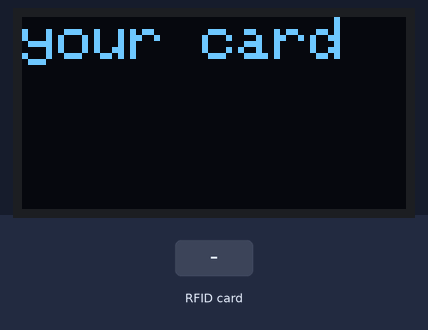
The sketch below on a simulated ESP32. Shown: 128×64 one-colour display. Inputs (shaded band) come from the test bench. Storage starts empty; what the sketch prints to the serial monitor is not drawn.

Above: at 2.3 s.
2.4 s: RFID card 5E 7A 19 C4 held to the reader
At 2.9 s:
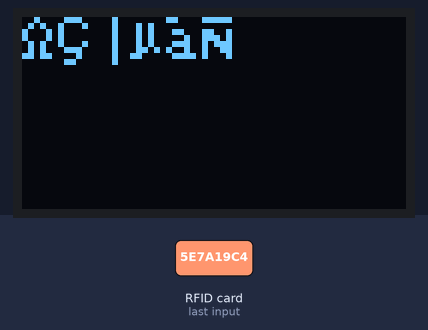
At 5.4 s:
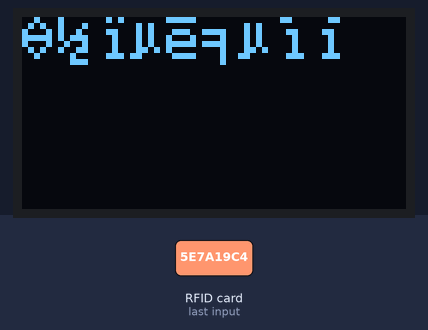
Timing chart, 0 to 6.9 s (numbered marks = the images above; inputs shaded):
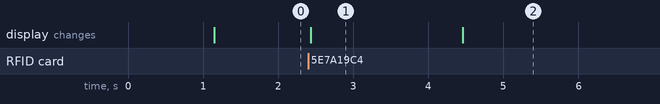

Measured:
- after the input at 2.4 s, the display: changes at once (image 1)
- what the display in image 1 shows lasts 2.1 s, from 2.4 s to 4.5 s

The sketch:

esp32code.ino
```cpp
#include <SPI.h>
#include <SD.h>
#include <Wire.h>
#include <Adafruit_GFX.h>
#include <Adafruit_SSD1306.h>
#include <MFRC522.h>

#define SCREEN_WIDTH 128
#define SCREEN_HEIGHT 64
#define OLED_RESET -1

// OLED 使用 I2C
Adafruit_SSD1306 display(SCREEN_WIDTH, SCREEN_HEIGHT, &Wire, OLED_RESET);

// RFID 設定
#define RST_PIN 4
#define SS_PIN 2
MFRC522 rfid(SS_PIN, RST_PIN);

// SD 卡 SPI 腳位
#define SD_CS   15
#define SD_MOSI 13
#define SD_MISO 12
#define SD_SCK  14
SPIClass spiSD(VSPI);  // 自訂 SPI 給 SD 卡

// 儲存最近刷卡 UID
String lastUID = "";
bool isInside = false;

void setup() {
  Serial.begin(115200);

  // 初始化 OLED
  Wire.begin(17, 21);  // SDA, SCL
  if (!display.begin(SSD1306_SWITCHCAPVCC, 0x3C)) {
    Serial.println("OLED 初始化失敗！");
    while (1);
  }
  display.clearDisplay();
  display.setTextSize(2);
  display.setTextColor(SSD1306_WHITE);
  display.setCursor(0, 0);
  display.println("啟動中...");
  display.display();

  // 初始化 RFID
  SPI.begin(); // 預設 SPI 用於 RFID
  rfid.PCD_Init();

  // 初始化 SD 卡
  spiSD.begin(SD_SCK, SD_MISO, SD_MOSI, SD_CS);
  if (!SD.begin(SD_CS, spiSD)) {
    Serial.println("SD 卡初始化失敗！");
  } else {
    Serial.println("SD 卡啟用成功");
  }

  delay(1000);
  display.clearDisplay();
  display.setCursor(0, 0);
  display.println("your card");
  display.display();
}

void loop() {
  // 檢查是否有新卡片
  if (!rfid.PICC_IsNewCardPresent() || !rfid.PICC_ReadCardSerial()) {
    return;
  }

  String uid = "";
  for (byte i = 0; i < rfid.uid.size; i++) {
    uid += String(rfid.uid.uidByte[i] < 0x10 ? "0" : "");
    uid += String(rfid.uid.uidByte[i], HEX);
  }

  uid.toUpperCase();
  Serial.println("讀到 UID: " + uid);

  if (uid == lastUID) {
    // 重複刷同一張卡，不做動作
    return;
  }

  lastUID = uid;
  isInside = !isInside;  // 切換進入/離開狀態

  display.clearDisplay();
  display.setCursor(0, 0);
  display.println(isInside ? "進入" : "離開");
  display.display();

  delay(2000);
  display.clearDisplay();
  display.setCursor(0, 0);
  display.println("請刷卡");
  display.display();

  rfid.PICC_HaltA();
}
```
